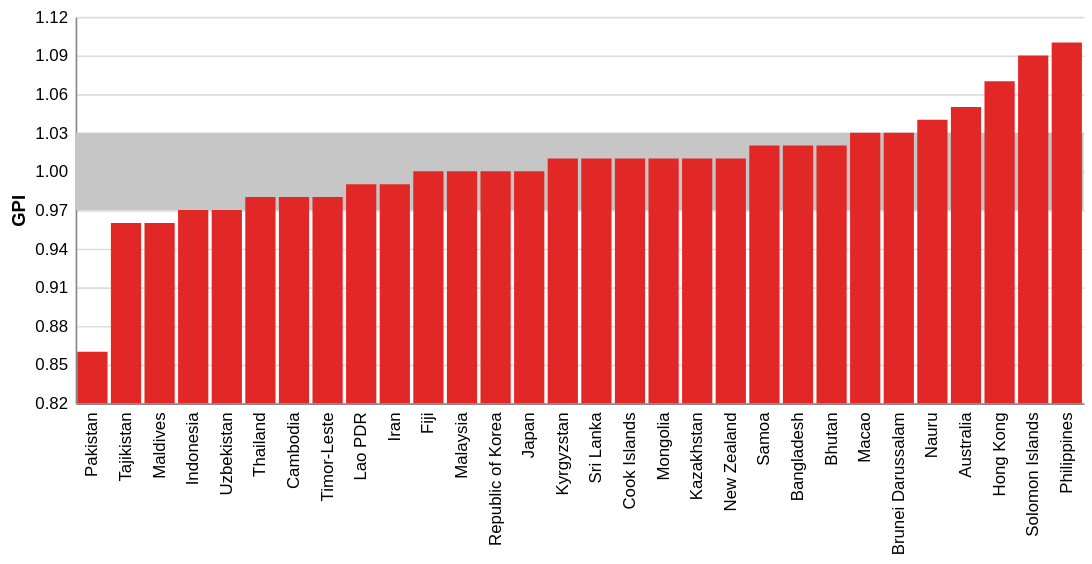

Source (Vega-Lite JSON):
### Vega-Lite specification from a JSON file in a GitHub repository (floating-point values rounded to 4 significant figures)
{"$schema": "https://vega.github.io/schema/vega-lite/v5.json", "view": {"stroke": "transparent"}, "data": {"values": [{"country": "Pakistan", "iso3": "PAK", "value": 0.86}, {"country": "Tajikistan", "iso3": "TJK", "value": 0.96}, {"country": "Maldives", "iso3": "MDV", "value": 0.96}, {"country": "Indonesia", "iso3": "IDN", "value": 0.97}, {"country": "Uzbekistan", "iso3": "UZB", "value": 0.97}, {"country": "Thailand", "iso3": "THA", "value": 0.98}, {"country": "Cambodia", "iso3": "KHM", "value": 0.98}, {"country": "Timor-Leste", "iso3": "TLS", "value": 0.98}, {"country": "Lao PDR", "iso3": "LAO", "value": 0.99}, {"country": "Iran", "iso3": "IRN", "value": 0.99}, {"country": "Fiji", "iso3": "FJI", "value": 1}, {"country": "Malaysia", "iso3": "MYS", "value": 1}, {"country": "Republic of Korea", "iso3": "KOR", "value": 1}, {"country": "Japan", "iso3": "JPN", "value": 1}, {"country": "Kyrgyzstan", "iso3": "KGZ", "value": 1.01}, {"country": "Sri Lanka", "iso3": "LKA", "value": 1.01}, {"country": "Cook Islands", "iso3": "COK", "value": 1.01}, {"country": "Mongolia", "iso3": "MNG", "value": 1.01}, {"country": "Kazakhstan", "iso3": "KAZ", "value": 1.01}, {"country": "New Zealand", "iso3": "NZL", "value": 1.01}, {"country": "Samoa", "iso3": "WSM", "value": 1.02}, {"country": "Bangladesh", "iso3": "BGD", "value": 1.02}, {"country": "Bhutan", "iso3": "BTN", "value": 1.02}, {"country": "Macao", "iso3": "MAC", "value": 1.03}, {"country": "Brunei Darussalam", "iso3": "BRN", "value": 1.03}, {"country": "Nauru", "iso3": "NRU", "value": 1.04}, {"country": "Australia", "iso3": "AUS", "value": 1.05}, {"country": "Hong Kong", "iso3": "HKG", "value": 1.07}, {"country": "Solomon Islands", "iso3": "SLB", "value": 1.09}, {"country": "Philippines", "iso3": "PHL", "value": 1.1}]}, "height": 230, "width": 600, "layer": [{"data": {"values": [{"y1": 0.97, "y2": 1.03}]}, "mark": {"type": "rect", "color": "rgb(198,198,198)"}, "encoding": {"y": {"field": "y1", "type": "quantitative", "scale": {"domain": [0.82, 1.12], "clamp": true}}, "y2": {"field": "y2"}}}, {"mark": {"type": "bar", "color": "rgb(225,40,38)"}, "encoding": {"x": {"field": "country", "type": "nominal", "axis": {"ticks": false, "labelPadding": 5, "title": null}, "sort": "y"}, "y": {"field": "value", "type": "quantitative", "axis": {"title": "GPI", "ticks": false, "labelPadding": 5, "values": [0.82, 0.85, 0.88, 0.91, 0.94, 0.97, 1, 1.03, 1.06, 1.09, 1.12], "tickCount": 12}, "scale": {"domain": [0.82, 1.12], "clamp": true}}}}]}
